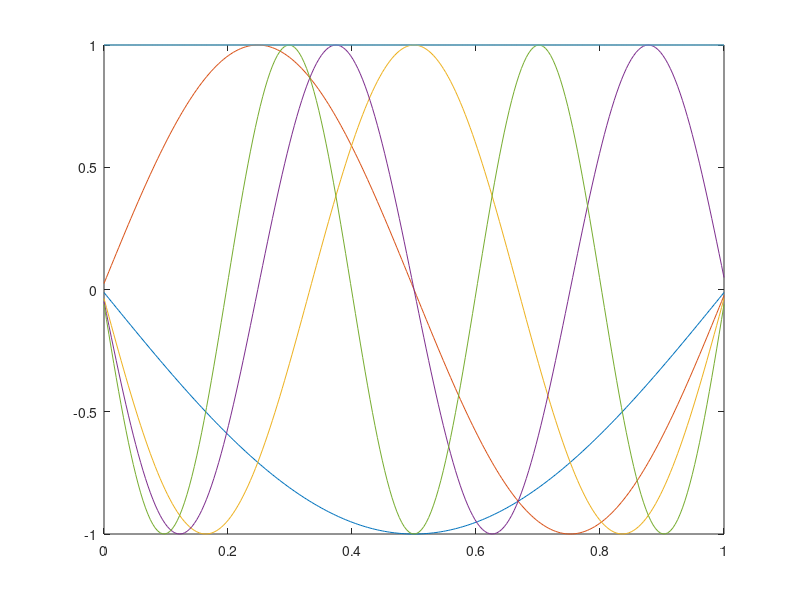

The MATLAB script that drew this image:

m=4;
p=0.5;
q=0.5;
measure = [p/2 (1-p)/2 (1-p)/2 p/2];
resistance = [q/2 (1-q)/2 (1-q)/2 q/2];
for i = 2:m
    measure = repelem(measure,4);
    measure = measure.*repmat([p/2 (1-p)/2 (1-p)/2 p/2],1,length(measure)/4);
    resistance = repelem(resistance,4);
    resistance = resistance.*repmat([q/2 (1-q)/2 (1-q)/2 q/2],1,length(resistance)/4);
end
laplacian=zeros(4^m-1,4^m-1);
for i = 1:4^m-1
    avgmeasure = (measure(i)+measure(i+1))/2;
    laplacian(i,i) = (1/avgmeasure)*(1/resistance(i)+1/resistance(i+1));
end
for i = 1:4^m-2
    avgmeasure = (measure(i)+measure(i+1))/2;
    laplacian(i,i+1) = (1/avgmeasure)*(-1/resistance(i+1));
end
for i = 2:4^m-1
    avgmeasure = (measure(i)+measure(i+1))/2;
    laplacian(i,i-1) = (1/avgmeasure)*(-1/resistance(i));
end
[V,D] = eig(laplacian);
V = V*(1/(max(max(V))));
plot(linspace(0,1,4^m-1)',[V(:,1:5) (resistance(2:end).*(1/max(resistance)))'])


    
    
